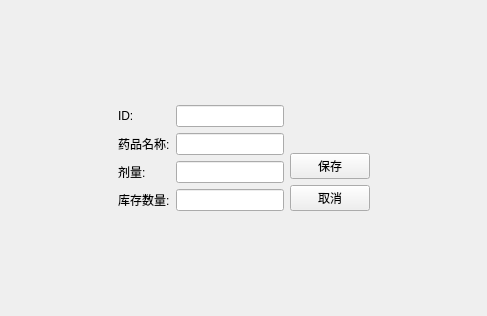
<?xml version="1.0" encoding="UTF-8"?>
<ui version="4.0">
 <class>MedicationEditView</class>
 <widget class="QWidget" name="MedicationEditView">
  <property name="geometry">
   <rect>
    <x>0</x>
    <y>0</y>
    <width>487</width>
    <height>316</height>
   </rect>
  </property>
  <property name="windowTitle">
   <string>药品管理</string>
  </property>
  <layout class="QGridLayout" name="gridLayout_2">
   <item row="0" column="0">
    <layout class="QGridLayout" name="gridLayout">
     <item row="0" column="0" rowspan="4">
      <spacer name="horizontalSpacer">
       <property name="orientation">
        <enum>Qt::Horizontal</enum>
       </property>
       <property name="sizeHint" stdset="0">
        <size>
         <width>40</width>
         <height>20</height>
        </size>
       </property>
      </spacer>
     </item>
     <item row="0" column="1">
      <widget class="QLabel" name="label">
       <property name="text">
        <string>ID:</string>
       </property>
      </widget>
     </item>
     <item row="0" column="2">
      <widget class="QLineEdit" name="dbEditID"/>
     </item>
     <item row="0" column="3" rowspan="4">
      <layout class="QVBoxLayout" name="verticalLayout">
       <item>
        <spacer name="verticalSpacer">
         <property name="orientation">
          <enum>Qt::Vertical</enum>
         </property>
         <property name="sizeHint" stdset="0">
          <size>
           <width>20</width>
           <height>40</height>
          </size>
         </property>
        </spacer>
       </item>
       <item>
        <widget class="QPushButton" name="btSave">
         <property name="text">
          <string>保存</string>
         </property>
        </widget>
       </item>
       <item>
        <widget class="QPushButton" name="btCancel">
         <property name="text">
          <string>取消</string>
         </property>
        </widget>
       </item>
      </layout>
     </item>
     <item row="0" column="4" rowspan="4">
      <spacer name="horizontalSpacer_2">
       <property name="orientation">
        <enum>Qt::Horizontal</enum>
       </property>
       <property name="sizeHint" stdset="0">
        <size>
         <width>40</width>
         <height>20</height>
        </size>
       </property>
      </spacer>
     </item>
     <item row="1" column="1">
      <widget class="QLabel" name="label_2">
       <property name="text">
        <string>药品名称:</string>
       </property>
      </widget>
     </item>
     <item row="1" column="2">
      <widget class="QLineEdit" name="dbEditName"/>
     </item>
     <item row="2" column="1">
      <widget class="QLabel" name="label_3">
       <property name="text">
        <string>剂量:</string>
       </property>
      </widget>
     </item>
     <item row="2" column="2">
      <widget class="QLineEdit" name="dbEditDosage"/>
     </item>
     <item row="3" column="1">
      <widget class="QLabel" name="label_4">
       <property name="text">
        <string>库存数量:</string>
       </property>
      </widget>
     </item>
     <item row="3" column="2">
      <widget class="QLineEdit" name="dbEditStock"/>
     </item>
    </layout>
   </item>
  </layout>
 </widget>
 <resources/>
 <connections/>
</ui>
